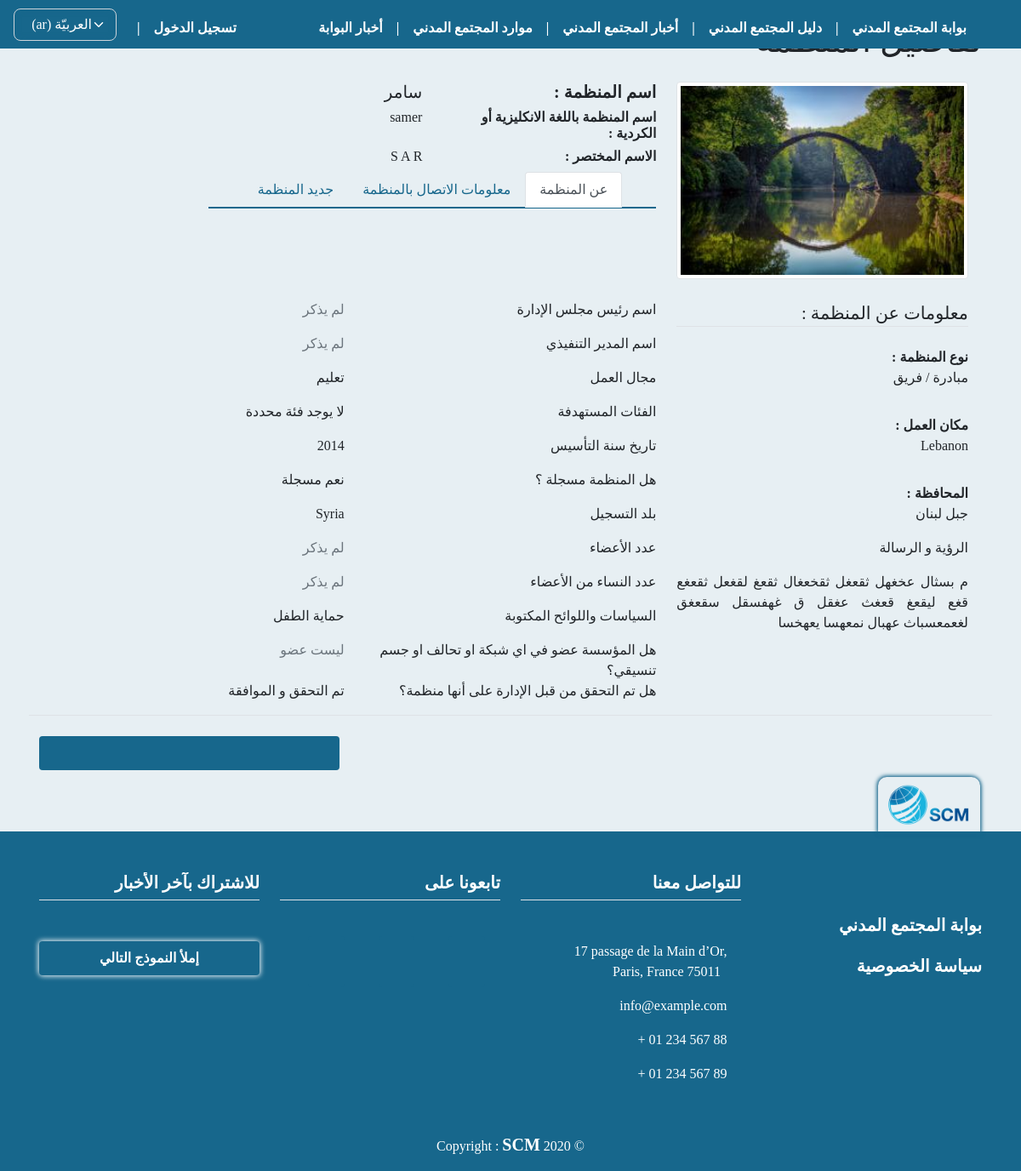
/particip_detail/9, run on the app's committed database.
### orgs/models.py (models this page shows, shortened)
class OrgProfile(models.Model):
    user = models.ForeignKey(
        User, on_delete=models.CASCADE, null=True, blank=True, verbose_name=_("اسم المستخدم"))
    name = models.CharField(max_length=255, null=False,
                            verbose_name=_("اسم المنظمة"))
    name_en_ku = models.CharField(max_length=255, null=True, blank=True,
                                  verbose_name=_("اسم المنظمة باللغة الانكليزية أو الكردية"))
    short_cut = models.CharField(
        max_length=255, null=True, blank=True, verbose_name=_("الاسم المختصر"))
    org_type = models.CharField(
        max_length=150, null=False, choices=MyChoices.type_CHOICES, verbose_name=_("نوع المنظمة"))
    position_work = CountryField(
        max_length=255, null=False, verbose_name=_("مكان العمل"))
    city_work = models.ForeignKey(
        City, on_delete=models.SET_NULL, null=True, blank=True, verbose_name=_("المحافظة"))
    logo = models.ImageField(upload_to="org_logos",
                             null=False, default='org_logos/default_logo.jpg', verbose_name=_("شعار المنظمة"))
    message = models.TextField(
        max_length=2000, null=False, verbose_name=_("الرؤية و الرسالة"))
    name_managing_director = models.CharField(
        max_length=255, null=True, blank=True, verbose_name=_("اسم رئيس مجلس اﻹدارة"))
    name_ceo = models.CharField(
        max_length=255, null=True, blank=True, verbose_name=_('اسم المدير التنفيذي'))
    site_web = models.URLField(
        max_length=255, null=True, blank=True, verbose_name=_('الموقع الالكتروني'))
    facebook = models.URLField(
        max_length=255, null=True, blank=True, verbose_name=_('صفحة فيسبوك'))
    twitter = models.URLField(
        max_length=255, null=True, blank=True, verbose_name=_('صفحة تويتر'))
    email = models.EmailField(max_length=255, null=True,
                              blank=True, verbose_name=_('البريد الاكتروني'))
    phone = models.CharField(max_length=100, null=True,
                             blank=True, verbose_name=_('رقم الهاتف'))
    name_person_contact = models.CharField(
        max_length=255, null=True, blank=True, verbose_name=_('اسم الشخص المسؤول عن التواصل'))
    email_person_contact = models.EmailField(
        max_length=255, null=True, blank=True, verbose_name=_('البريد الاكتروني للشخص المسؤول عن التواصل'))
    org_adress = models.CharField(
        max_length=255, null=False, verbose_name=_('عنوان المقر الرئيسي'))
    work_domain = models.CharField(
        max_length=255, choices=MyChoices.domain_CHOICES, null=False, verbose_name=_('مجال العمل'))
    target_cat = models.CharField(
        max_length=255, null=False, choices=MyChoices.target_CHOICES, verbose_name=_('الفئات المستهدفة'))
    date_of_establishment = models.CharField(
        max_length=150, null=True, blank=True, verbose_name=_('تاريخ سنة التأسيس'))
    is_org_registered = models.CharField(
        max_length=100, null=False, choices=MyChoices.bool_CHOICES, verbose_name=_('هل المنظمة مسجلة ؟'))
    org_registered_country = CountryField(
        max_length=255, null=True, blank=True, verbose_name=_("بلد التسجيل"))
    org_members_count = models.PositiveIntegerField(
        validators=[MinValueValidator(1)], null=True, blank=True, verbose_name=_('عدد اﻷعضاء'))
    org_members_womans_count = models.PositiveIntegerField(
        validators=[MinValueValidator(1)], null=True, blank=True, verbose_name=_('عدد النساء من اﻷعضاء'))
    w_polic_regulations = models.CharField(
        max_length=200, null=False, choices=MyChoices.polic_CHOICES, verbose_name=_('السياسات واللوائح المكتوبة'))
    org_member_with = models.CharField(max_length=100, null=True, blank=True, choices=MyChoices.bool_CHOICES, verbose_name=_(
        'ھل المؤسسة عضو في اي شبكة او تحالف او جسم تنسیقي؟'))
    coalition_name = models.CharField(
        max_length=255, null=True, blank=True, verbose_name=_('اسم الشبكة / التحالف'))
    publish = models.BooleanField(default=False)
    created_at = models.DateTimeField(auto_now_add=True)
    published_at = models.DateTimeField(blank=True, null=True, default=None)
    updated_at = models.DateTimeField(blank=True, null=True, default=None)

class City(models.Model):
    position_work = models.CharField(
        max_length=150, null=False, default=None, choices=MyChoices.country_CHOICES, verbose_name=_('الدولة'))
    city_work = models.CharField(max_length=255, null=False,
                                 verbose_name=_('اسم المحافظة'))
    created_at = models.DateTimeField(auto_now_add=True, null=True)
    updated_at = models.DateTimeField(blank=True, null=True, default=None)
    def __str__(self):
        if self.city_work:
            return self.city_work

### orgs/views.py (the view)
# urls.py: path('particip_detail/<str:par_id>',
def particip_detail(request, par_id):
    org = get_object_or_404(OrgProfile, id=par_id)
    org_type = org.get_org_type_display()
    position_work = org.get_position_work_display()
    work_domain = org.get_work_domain_display()
    target_cat = org.get_target_cat_display()
    org_registered_country = org.get_org_registered_country_display()
    w_polic_regulations = org.get_w_polic_regulations_display()
    if request.method == 'POST':
        form = OrgConfirmForm(request.POST or None, instance=org)
        if form.is_valid():
            pub = form.save(commit=False)
            pub.published_at = datetime.utcnow()
            pub.save()
            messages.success(request, _(
                'لقد تم تغيير حالة الطلب للمنظمة بنجاح'))
            return redirect('guide')
    else:
        form = OrgConfirmForm(instance=org)
    context = {
        'org': org,
        'form': form,
        'org_type': org_type,
        'position_work': position_work,
        'work_domain': work_domain,
        'target_cat': target_cat,
        'org_registered_country': org_registered_country,
        'w_polic_regulations': w_polic_regulations,
    }
    return render(request, 'profiles/particip_detail.html', context)

### orgs/forms.py
class OrgConfirmForm(forms.ModelForm):
    class Meta:
        model = OrgProfile
        fields = [
            'publish',
        ]

### templates/profiles/particip_detail.html (shortened to what this page needs)
{% extends 'base.html' %} {% load static i18n phonenumber_filters %}
{% get_current_language as LANGUAGE_CODE %} {% block title %} {% trans 'تفاصيل المنظمة' %} {% endblock %}
{% block content %}
<h1 class="mt-4 mb-4">{% trans 'تفاصيل المنظمة' %} </h1>
<div class="container emp-profile mt-4">
  <form>
    <div class="row">
      <div class="col-md-4 mb-4" data-aos="fade-left">
        <div class="profile-img">
          <img src="{{ org.logo.url }}" class="w-100 img-thumbnail rounded" alt="{{ org.name }}"
            title="{{ org.name }}" />
        </div>
      </div>
      <div class="col-md-6" data-aos="fade-right">
        <div class="profile-head ">
          <h5 class="row">
            <div class="col-6">
              <strong> {% trans "اسم المنظمة" %} : </strong>
            </div>
            <div class="col-6">
              {{ org.name }}
            </div>
          </h5>
          <h6 class="row">
            <div class="col-6">
              <strong> {% trans "اسم المنظمة باللغة الانكليزية أو الكردية" %} : </strong>
            </div>
            <div class="col-6">
              {% if org.name_en_ku %}
              {{ org.name_en_ku }}
              {% else %}
              <span class="text-muted">
                {% trans "لم يذكر" %}
              </span>
              {% endif %}
            </div>
          </h6>
          <h6 class=" row">
            <div class="col-6">
              <strong> {% trans "الاسم المختصر" %} : </strong>
            </div>
            <div class="col-6">
              {% if org.short_cut %}
              {{ org.short_cut }}
              {% else %}
              <span class="text-muted">
                {% trans "لم يذكر" %}
              </span>
              {% endif %}
            </div>
          </h6>
          <ul class="nav nav-tabs" id="myTab" role="tablist">
            <li class="nav-item">
              <a class="nav-link active" id="about-tab" data-toggle="tab" href="#about" role="tab" aria-controls="about"
                aria-selected="true">{% trans "عن المنظمة" %}</a>
            </li>
            <li class="nav-item">
              <a class="nav-link" id="contact-tab" data-toggle="tab" href="#contact" role="tab" aria-controls="contact"
                aria-selected="false">{% trans 'معلومات الاتصال بالمنظمة' %}</a>
            </li>
            <li class="nav-item">
              <a class="nav-link" id="news-tab" data-toggle="tab" href="#news" role="tab" aria-controls="news"
                aria-selected="false">{% trans 'جديد المنظمة'%}</a>
            </li>
          </ul>
        </div>
      </div>
      <div class="col-md-2" data-aos="fade-left">
      </div>
    </div>
    <div class="row">
      <div class="col-md-4" data-aos="fade-right">
        <div class="profile-work">
          <p class="h4 border-bottom">{% trans 'معلومات عن المنظمة' %} : </p>
          <p class="row">
            <div class="col-6">
              <strong>{% trans 'نوع المنظمة' %} :</strong>
            </div>
            <div class="col-6">
              {{ org_type }}
            </div>
          </p>
          <p class="row">
            <div class="col-6">
              <strong>{% trans 'مكان العمل' %} :</strong>
            </div>
            <div class="col-6">
              {{ position_work }}
            </div>
          </p>
          <p class="row">
            <div class="col-6">
              <strong>{% trans 'المحافظة' %} :</strong>
            </div>
            <div class="col-6">
              {% if org.city_work %}
              {{ org.city_work }}
              {% else %}
              <span class="text-muted">
                {% trans 'لم يذكر' %} </span>
              {% endif %}
            </div>
          </p>
          <p>{% trans 'الرؤية و الرسالة' %}</p>
          <p class="text-al-just">
            {% if org.message %}
            {{ org.message }}
            {% else %}
            <span class="text-muted">
              {% trans "لم يذكر" %}
            </span>
            {% endif %}
          </p>
        </div>
      </div>
      <div class="col-md-8" data-aos="fade-left">
        <div class="tab-content profile-tab" id="myTabContent">
          <div class="tab-pane fade show active" id="about" role="tabpanel" aria-labelledby="about-tab">
            <div class="row">
              <div class="col-md-6">
                <label> {% trans 'اسم رئيس مجلس اﻹدارة' %} </label>
              </div>
              <div class="col-md-6">
                <p>
                  {% if org.name_managing_director %}
                  {{ org.name_managing_director }}
                  {% else %}
                  <span class="text-muted"> {% trans 'لم يذكر' %} </span>
                  {% endif %}
                </p>
              </div>
            </div>
            <div class="row">
              <div class="col-md-6">
                <label> {% trans 'اسم المدير التنفيذي' %} </label>
              </div>
              <div class="col-md-6">
                <p>
                  {% if org.name_ceo %} {{ org.name_ceo }} {% else %}
                  <span class="text-muted"> {% trans 'لم يذكر' %} </span>
                  {% endif %}
                </p>
              </div>
            </div>
            <div class="row">
              <div class="col-md-6">
                <label> {% trans 'مجال العمل' %} </label>
              </div>
              <div class="col-md-6">
                <p>
                  {{ work_domain }}
                </p>
              </div>
            </div>
            <div class="row">
              <div class="col-md-6">
                <label> {% trans 'الفئات المستهدفة' %} </label>
              </div>
              <div class="col-md-6">
                <p>{{ target_cat }}</p>
              </div>
            </div>
            <div class="row">
              <div class="col-md-6">
                <label> {% trans 'تاريخ سنة التأسيس' %} </label>
              </div>
              <div class="col-md-6">
                <p>
                  {% if org.date_of_establishment %}
                  {{ org.date_of_establishment }}
                  {% else %}
                  <span class="text-muted"> {% trans 'لم يذكر' %} </span>
                  {% endif %}
                </p>
              </div>
            </div>
            <div class="row">
              <div class="col-md-6">
                <label> {% trans 'هل المنظمة مسجلة ؟' %} </label>
              </div>
              <div class="col-md-6">
                <p>
                  {% if org.is_org_registered == '1' %}
                  {% trans 'نعم مسجلة' %}
                  {% elif org.is_org_registered == '0' %}
                  <span class="text-muted"> {% trans 'غير مسجلة' %} </span>
                  {% endif %}
                </p>
              </div>
            </div>
            <div class="row">
              <div class="col-md-6">
                <label> {% trans 'بلد التسجيل' %} </label>
              </div>
              <div class="col-md-6">
                <p>
                  {% if org.org_registered_country %}
                  {{ org_registered_country }}
                  {% else %}
                  <span class="text-muted"> {% trans 'لم يذكر' %} </span>
                  {% endif %}
                </p>
              </div>
            </div>
            <div class="row">
              <div class="col-md-6">
                <label> {% trans 'عدد اﻷعضاء' %} </label>
              </div>
              <div class="col-md-6">
                <p>
                  {% if org.org_members_count %}
                  {{ org.org_members_count }}
                  {% else %}
                  <span class="text-muted"> {% trans 'لم يذكر' %} </span>
                  {% endif %}
                </p>
              </div>
            </div>
            <div class="row">
              <div class="col-md-6">
                <label> {% trans 'عدد النساء من اﻷعضاء' %} </label>
              </div>
              <div class="col-md-6">
                <p>
                  {% if org.org_members_womans_count %}
                  {{ org.org_members_womans_count }}
                  {% else %}
                  <span class="text-muted"> {% trans 'لم يذكر' %} </span>
                  {% endif %}
                </p>
              </div>
            </div>
            <div class="row">
              <div class="col-md-6">
                <label> {% trans 'السياسات واللوائح المكتوبة' %} </label>
              </div>
              <div class="col-md-6">
                <p>
                  {{ w_polic_regulations }}
                </p>
              </div>
            </div>
            <div class="row">
              <div class="col-md-6">
                <label>
                  {% trans 'ھل المؤسسة عضو في اي شبكة او تحالف او جسم تنسیقي؟' %}
                </label>
              </div>
              <div class="col-md-6">
                <p>
                  {% if org.org_member_with == '1' %}
                  {% trans 'نعم' %}
                  {% else %}
                  <span class="text-muted"> {% trans 'ليست عضو' %} </span>
                  {% endif %}
                </p>
              </div>
            </div>
            <div class="row">
              <div class="col-md-6">
                <label> {% trans 'هل تم التحقق من قبل اﻹدارة على أنها منظمة؟' %} </label>
              </div>
              <div class="col-md-6">
                <p>
                  {% if org.publish and org.publish == True %}
                  {% trans 'تم التحقق و الموافقة' %}
                  {% else %}
                  <span class="text-muted">
                    {% trans 'لم يتم التحقق بعد' %}
                  </span>
                  {% endif %}
                </p>
              </div>
            </div>
          </div>
        </div>
      </div>
    </div>
  </form>
</div>
<div class="row border-top pt-4">
  <div class="col" data-aos="fade-left">
  </div>
  <div class="col" data-aos="fade-left">
  </div>
  <div class="col" data-aos="fade-left">
    <a href="{% url 'guide' %}" class="btn btn-block" title="{% trans 'عودة إلى صفحة دليل المجتمع المدني' %}">
      <i class="fas fa-backward"></i>
    </a>
  </div>
</div>
{% endblock %}

### data on the page
OrgProfile: logo (picture), name "سامر", name_en_ku "samer", short_cut "S A R", city_work "جبل لبنان", message "م بسثال عخغهل ثقعغل ثقخعغال ثقعغ لقغعل ثقعغع قغع ليقعغ قعغث عغقل ق غهفسقل سقعغق لغعمعسباث عهبال نمعهسا يعهخسا", date_of_establishment "2014"

### other printed values
{{ org_type }} "مبادرة / فريق"
{{ position_work }} "Lebanon"
{{ work_domain }} "تعليم"
{{ target_cat }} "لا يوجد فئة محددة"
{{ org_registered_country }} "Syria"
{{ w_polic_regulations }} "حماية الطفل"
form field language "العربيّة (ar)"
